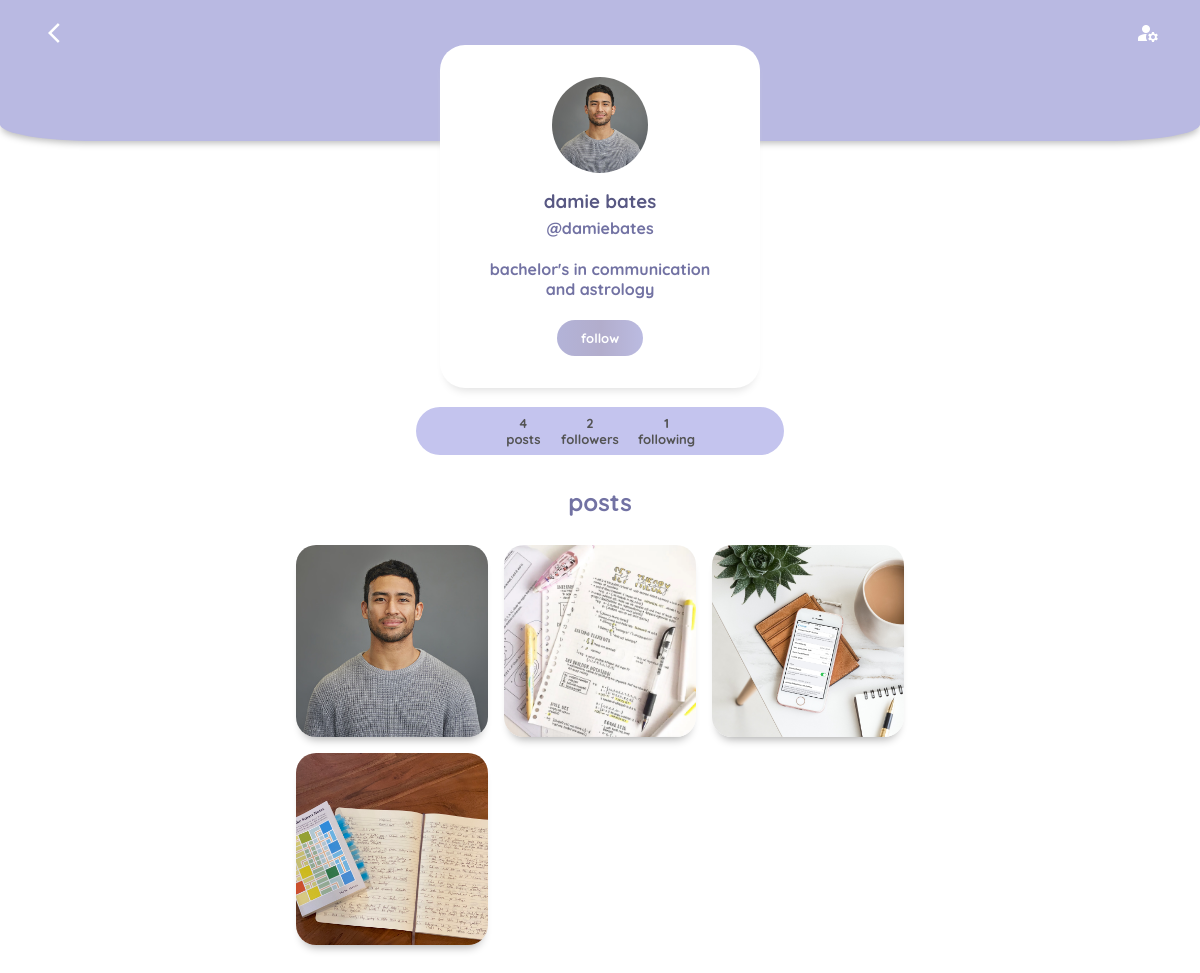
/profile/damiebates (signed in), run on the app's committed database.
### vue_app/models.py (models this page shows, shortened)
class Profile(models.Model):
    user = models.ForeignKey(User, on_delete = models.CASCADE)
    id_user = models.IntegerField()
    bio = models.TextField(blank = True)
    profileimg = models.ImageField(upload_to='profile_images', default = 'paw-profile-default.jpg')
    location = models.CharField(max_length = 50, blank = True)
    firstname = models.CharField(max_length = 20, blank = True)
    lastname = models.CharField(max_length = 20, blank = True)
    def __str__(self):
        return self.user.username

class Post(models.Model):
    id = models.UUIDField(primary_key = True, default = uuid.uuid4)
    user = models.CharField(max_length = 50)
    image = models.ImageField(upload_to = 'post_images')
    caption = models.TextField(max_length = 80)
    created_at = models.DateTimeField(default = datetime.now)
    no_of_downloaded = models.IntegerField(default = 0)
    file_name = models.TextField(max_length = 20, blank = True)
    course_name = models.TextField(max_length = 20, blank = True)

### vue_app/views.py (the view)
# urls.py: path('profile/<str:pk>', vue_views.profile, name="profile"),
@login_required(login_url='login')
def profile(request, pk):
    user_object = User.objects.get(username = pk)
    user_profile = Profile.objects.get(user = user_object)
    user_posts = Post.objects.filter(user = pk)
    user_post_length = len(user_posts)
    follower = request.user.username
    user = pk
    if FollowersCount.objects.filter(follower = follower, user = user).first():
        button_text = 'unfollow'
    else:
        button_text = 'follow'
    user_followers = len(FollowersCount.objects.filter(user = pk))
    user_following = len(FollowersCount.objects.filter(follower = pk))
    context = {
        'user_object': user_object,
        'user_profile': user_profile,
        'user_posts': user_posts,
        'user_post_length': user_post_length,
        'button_text': button_text,
        'user_followers': user_followers,
        'user_following': user_following,
    }
    return render(request, 'profile.html', context)

### templates/profile.html (shortened to what this page needs)
{% load static %}
<html lang="en">
  <head>
    <link rel="stylesheet" href="{% static 'css/styles.css' %}">
    <link rel="stylesheet" href="{% static 'css/profile.css' %}">
    <link rel="stylesheet" href="{% static 'css/responsive.css' %}">
  </head>
  <body>
    <div id="app" class="main">
  <header>
    <div class="header profile-header">
        <div class="profile-header-left">
          <a href="/" class="material-icons profile-header-icon ">arrow_back_ios</a>
        </div>
        <div class="profile-header-right">
          <a href="/settings" class="material-icons profile-header-icon">manage_accounts</a>
        </div>
    </div>
  </header>
<form action="/follow" method="POST">
  <div class="profile-header-box">
      <div class="profile">
        <a href="/profile/{{user_profile}}" >
          <img class="profile-box-img" src="{{user_profile.profileimg.url}}">
        </a>
        <h3 class="profile-box-fullname">{{user_profile.firstname}} {{user_profile.lastname}}</h3>
        <div class="profile-box-tag">@{{user_profile.user.username}}</div>
        <div class="profile-box-bio">
          <h4>{{user_profile.bio}}</h4>
        </div>
      </div>
      {% if user_object.username == user.username %}
      <a class="profile-box-button non-button" href="/settings">change profile</a>
      {% else %}
      <button type="submit" class="profile-box-button">{{button_text}}</button>
      {%endif %}
  </div>
</form>
<div class="profile-following-box">
  {% if user_post_length == 0 %}
  <div> no posts</div>
  {% elif user_post_length == 1 %}
  <div> 1 post</div>
  {% else %}
  <div> {{user_post_length}} posts</div>
  {% endif %}
  {% if user_followers == 0 %}
  <div> no followers</div>
  {% elif user_followers == 1 %}
  <div> 1 follower</div>
  {% else %}
  <div> {{user_followers}} followers</div>
  {% endif %}
  <div> {{user_following}} following</div>
</div>
<h2 class="gallery-notes">posts<h2>
  <div class="profile-gallery">
      {% for post in user_posts reversed %}
      <a href="{{post.image.url}}">
        <img class="profile-gallery-img-square" src="{{post.image.url}}">
      </a>
      {% endfor %}
  </div>
    </div>
  </body>
</html>

### static/css/styles.css (style rules this page uses)
html, body { margin: 0; padding: 0; }
a { text-decoration: none; color: rgb(114, 114, 163); }
.main { text-align: center; color: rgb(114, 114, 163); font-family: 'Quicksand', sans-serif; font-weight: bold; }
header { display: flex; height: 4rem; width: 100%; box-shadow: 0 4px 7px -2px rgb(185, 185, 185); background-color: rgb(253, 253, 253); }
.header { display: flex; flex: 1; align-items: center; }
.profile-header { text-align: center; margin-bottom: 3.5rem; }
a { -moz-user-select: none; -webkit-user-select: none; -ms-user-select: none; user-select: none; cursor: pointer; transition: 0.3s; }

### static/css/profile.css (style rules this page uses)
header { display: flex; flex: 1; align-items: center; height: 13rem; width: 100%; border-radius: 8%; background-color: rgb(185, 185, 226); margin-top: -4.2rem; }
.profile-header-icon { background-color: rgb(185, 185, 226); color: white; transition: 0.3s; margin-top: 2rem; }
.profile-header-left { display: flex; margin-left: 3rem; margin-top: 1rem; }
.profile-header-right { position: absolute; right: 0; margin-right: 2.5rem; margin-top: 1rem; }
.profile-header-box { text-align: center; width: 14rem; padding: 4rem 3rem 2rem 3rem; margin: -6rem auto; background-color: rgb(255, 255, 255); -webkit-border-radius: 1em; -moz-border-radius: 12em; border-radius: 25px; -moz-box-shadow: 0 8px 10px -6px rgb(222, 222, 222); box-shadow: 0 8px 10px -6px rgb(222, 222, 222); }
.profile { display: flex; flex-direction: column; }
.profile-box-img { border-radius: 50%; height: 6rem; width: 6rem; margin-left: 5%; margin-right: 5%; margin-top: -2rem; object-fit: cover; image-rendering: -webkit-optimize-contrast; margin-bottom: 0.8rem; }
.profile-box-fullname { color: rgb(88, 88, 131); margin-bottom: 0.3rem; margin-top: 0.2rem; }
.profile-box-button { cursor: pointer; text-decoration: none; outline: none; background-color: rgb(88, 88, 131);; }
.profile-header-box > a, button { font-family: inherit; color: rgb(255, 255, 255); border: none; cursor:pointer; padding: 10px 24px; -webkit-border-radius: 1em; -moz-border-radius: 1em; border-radius: 500px; border-radius: 500px; font-size: small; font-weight: bolder; background-image: linear-gradient(to right, #b3b3d8 0%, #b2adcc 51%, #bbbbe1 100%) }
.profile-following-box { display: flex; justify-content: center; margin: 7.2rem auto; margin-bottom: 1rem; background-color: #c4c4ee; color: rgb(83, 83, 83); padding-right: 5rem; padding-left: 5rem; padding: 0.5rem 5rem; width: 13rem; -webkit-border-radius: 1em; -moz-border-radius: 1em; border-radius: 500px; border-radius: 500px; font-size: small; font-weight: bolder; }
.profile-following-box > div { margin-right: 0.3rem; margin-left: 0.3rem; }
.profile-gallery { display: grid; grid-template-columns: repeat(3, 1fr); justify-content: center; align-content: center; margin: 0 auto; width: 1rem; }
.profile-gallery-img-square { height: 12rem; width: 12rem; margin: 0.5rem; object-fit: cover; -webkit-border-radius: 1em; -moz-border-radius: 12em; border-radius: 20px; -moz-box-shadow: 0 8px 10px -6px rgb(222, 222, 222); box-shadow: 0 8px 10px -6px rgb(171, 171, 171); image-rendering: -webkit-optimize-contrast; transition: 0.2s; }
.gallery-notes { display: flex; justify-content: center; margin-top: 2rem; }

### data on the page
Profile: profileimg (picture), firstname "damie", lastname "bates", user.username "damiebates", bio "bachelor's in communication and astrology"
Post: image (picture)
Post: image (picture)
Post: image (picture)
Post: image (picture)

### other printed values
{{ button_text }} "follow"
{{ user_post_length }} "4"
{{ user_followers }} "2"
{{ user_following }} "1"
